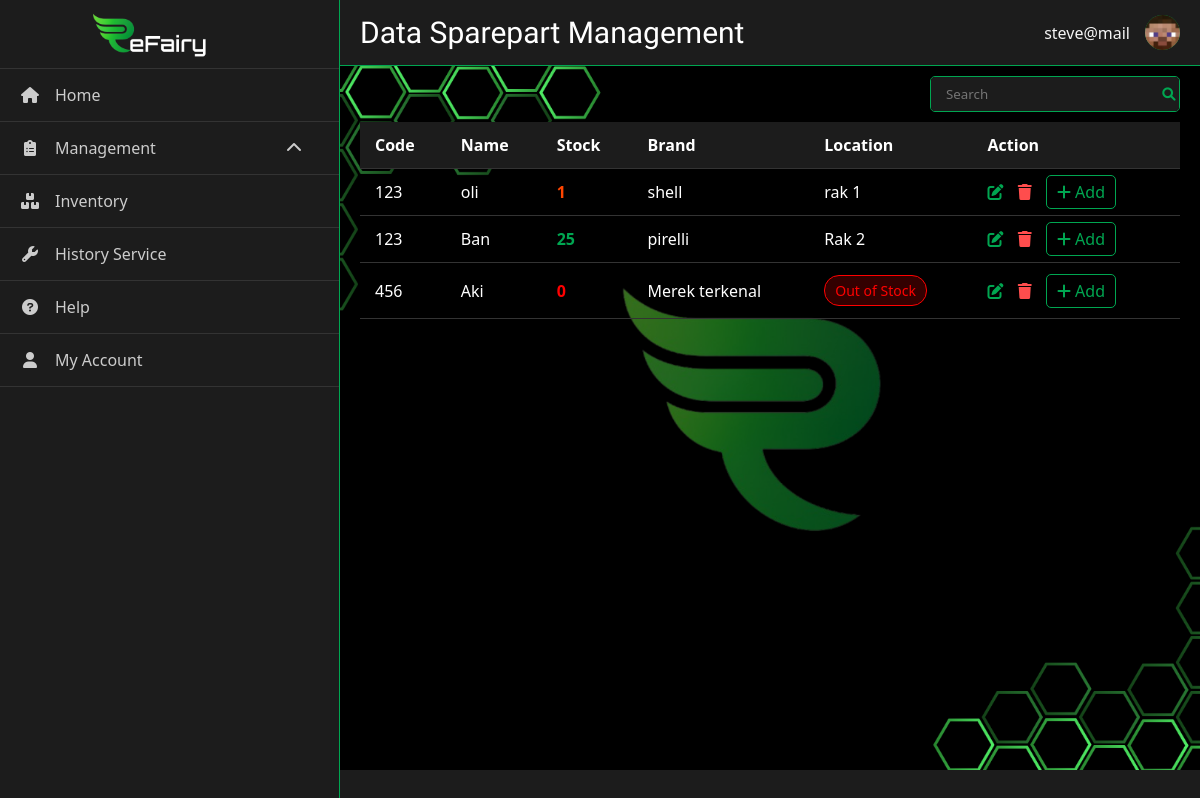
The page /frontend/management/data_sparepart/index.php (signed in) on the database its author committed.
### tables this page shows
CREATE TABLE `profil` (
  `id` int(11) NOT NULL,
  `admin_id` int(11) DEFAULT NULL,
  `username` varchar(255) DEFAULT NULL,
  `email` varchar(255) DEFAULT NULL,
  `employment` varchar(255) DEFAULT NULL,
  `photo` varchar(255) DEFAULT NULL
);

CREATE TABLE `inventory` (
  `id` int(11) NOT NULL,
  `name` varchar(255) NOT NULL,
  `code` varchar(50) DEFAULT NULL,
  `brand` varchar(100) DEFAULT NULL,
  `location` varchar(100) DEFAULT NULL,
  `stock` int(11) DEFAULT 0,
  `image` varchar(255) DEFAULT NULL,
  `created_at` timestamp NOT NULL DEFAULT current_timestamp(),
  `updated_at` timestamp NOT NULL DEFAULT current_timestamp() ON UPDATE current_timestamp()
);

### frontend/management/data_sparepart/index.php (the view, shortened to what this page needs)
<?php
include 'db_connect.php';
$adminId = $_SESSION['admin_id'];
$stmt = mysqli_prepare($conn, "SELECT email, photo FROM profil WHERE admin_id = ?");
mysqli_stmt_bind_param($stmt, "i", $adminId);
mysqli_stmt_execute($stmt);
$result = mysqli_stmt_get_result($stmt);
$profil = mysqli_fetch_assoc($result);
$email = !empty($profil['email']) ? $profil['email'] : 'Email not set';
$fotoProfil = !empty($profil['photo']) ? $profil['photo'] : null;
?>
<!DOCTYPE html>
<html lang="en">
<head>
    <link rel="stylesheet" href="https://cdnjs.cloudflare.com/ajax/libs/font-awesome/6.0.0-beta3/css/all.min.css">
</head>
<body>
    <div class="sidebar">
        <div class="logo-container">
            <img class="logo" src="../../images/logo/Logo-group.png" alt="logo">
        </div>
        <a href="../../app/homepage.php" class="menu-item">
            <i class="fas fa-home"></i>
            Home
        </a>
        <div class="has-submenu">
            <a href="#" class="menu-item">
                <i class="fas fa-clipboard-list"></i>
                Management
                <i class="fas fa-chevron-down submenu-icon rotate-icon"></i>
            </a>
        </div>
        <a href="../../inventory/index.php" class="menu-item">
            <i class="fas fa-boxes"></i>
            Inventory
        </a>
        <a href="../../app/repair.php" class="menu-item">
            <i class="fas fa-wrench"></i>
            History Service
        </a>
        <a href="../../app/help.php" class="menu-item">
            <i class="fas fa-question-circle"></i>
            Help
        </a>
        <a href="../../app/myaccount.php" class="menu-item">
            <i class="fas fa-user"></i>
            My Account
        </a>
    </div>
    <div class="main-content">
        <div class="header">
            <h1>Data Sparepart Management</h1>
                <div class="user-info">
                    <span class="email"><?php echo htmlspecialchars($email); ?></span>
                    <div class="user-icon">
                        <?php if ($fotoProfil): ?>
                            <img src="../../../backend/profile_photos/<?php echo htmlspecialchars($fotoProfil); ?>" alt="Profile Photo" style="width: 35px; height: 35px; border-radius: 50%;">
                        <?php else: ?>
                            <i class="fas fa-user"></i>
                        <?php endif; ?>
                    </div>
                </div>
        </div>
        <div class="content">
            <div class="search-bar">
                <div class="search-container">
                    <input type="text" placeholder="Search" class="search-input">
                    <button class="search-btn">
                        <i class="fas fa-search"></i>
                    </button>
                </div>
            </div>
            <div class="data-table-container">
                <table class="data-table">
                    <thead>
                        <tr>
                            <th>Code</th>
                            <th>Name</th>
                            <th>Stock</th>
                            <th>Brand</th>
                            <th>Location</th>
                            <th>Action</th>
                        </tr>
                    </thead>
                    <tbody>
                        <?php
                        $sql = "SELECT * FROM inventory";
                        $result = $conn->query($sql);
                        if ($result->num_rows > 0):
                            while($row = $result->fetch_assoc()):
                                $stockClass = '';
                                if ($row['stock'] > 20) {
                                    $stockClass = 'stock-normal';
                                } elseif ($row['stock'] > 10) {
                                    $stockClass = 'stock-medium';
                                } elseif ($row['stock'] > 0) {
                                    $stockClass = 'stock-low';
                                } else {
                                    $stockClass = 'stock-out';
                                }
                        ?>
                        <tr>
                            <td><?= $row['code']; ?></td>
                            <td><?= $row['name']; ?></td>
                            <td class="<?= $stockClass; ?>"><?= $row['stock']; ?></td>
                            <td><?= $row['brand']; ?></td>
                            <td>
                                <?php if ($row['stock'] <= 0): ?>
                                    <span class="out-of-stock">Out of Stock</span>
                                <?php else: ?>
                                    <?= $row['location']; ?>
                                <?php endif; ?>
                            </td>
                            <td>
                                <button class="action-btn edit" data-id="<?= $row['id']; ?>">
                                    <i class="fas fa-edit"></i>
                                </button>
                                <button class="action-btn delete" data-id="<?= $row['id']; ?>">
                                    <i class="fas fa-trash"></i>
                                </button>
                                <a href="#" class="action-btn add" data-id="<?= $row['id']; ?>"
                                   data-code="<?= $row['code']; ?>"
                                   data-name="<?= $row['name']; ?>"
                                   data-stock="<?= $row['stock']; ?>"
                                   data-brand="<?= $row['brand']; ?>"
                                   data-location="<?= $row['location']; ?>">
                                    <i class="fas fa-plus"></i> Add
                                </a>
                            </td>
                        </tr>
                        <?php
                            endwhile;
                        else:
                        ?>
                        <tr>
                            <td colspan="6">Data belum tersedia</td>
                        </tr>
                        <?php endif; ?>
                    </tbody>
                </table>
            </div>
        </div>
    </div>
</body>
</html>

### frontend/management/data_sparepart/index.php (style rules this page uses)
* { margin: 0; padding: 0; box-sizing: border-box; font-family: 'Segoe UI', Tahoma, Geneva, Verdana, sans-serif; }
body { background-color: #1c1c1c; color: white; min-height: 100vh; display: flex; }
.sidebar { width: 340px; background-color: #1c1c1c; border-right: 1px solid #00a651; min-height: 100vh; }
.logo-container { border-bottom: 1px solid #333; display: flex; justify-content: center; }
.logo { margin-right: 50px; align-items: center; height: 68px; }
.main-content { flex: 1; display: flex; flex-direction: column; }
.header { display: flex; justify-content: space-between; align-items: center; padding: 15px 20px; background-color: #1c1c1c; border-bottom: 1px solid #00a651; max-height: 12vh; }
.header h1 { font-family: 'Oxanium', sans-serif; color: white; font-size: 30px; font-weight: normal; }
.user-info { display: flex; align-items: center; color: #f5f5f5; }
.user-info .email { margin-right: 15px; }
.user-icon { width: 35px; height: 35px; background-color: #00a651; border-radius: 50%; display: flex; justify-content: center; align-items: center; }
.menu-item { padding: 15px 20px; border-bottom: 1px solid #333; display: flex; align-items: center; color: #ccc; text-decoration: none; transition: all 0.3s; }
.menu-item i { margin-right: 15px; width: 20px; text-align: center; }
.has-submenu { position: relative; }
.submenu-icon { position: absolute; right: 20px; transition: transform 0.3s; }
.rotate-icon { transform: rotate(180deg); }
.content { background-image: url('../../images/backgrounds/background.png'); background-size: cover; background-position: center; background-repeat: no-repeat; height: 88vh; }
.search-bar { display: flex; justify-content: flex-end; align-items: center; padding: 10px 20px; }
.search-container { display: flex; width: 250px; border: 1px solid #00a651; border-radius: 5px; overflow: hidden; }
.search-input { flex: 1; padding: 8px 15px; border: none; background-color: #1c1c1c; color: white; }
.search-btn { width: 40px; background-color: #1c1c1c; border: none; color: #00a651; cursor: pointer; }
.data-table-container { flex: 1; padding: 0 20px 20px 20px; overflow-x: auto; }
.data-table { width: 100%; border-collapse: collapse; }
.data-table th { text-align: left; padding: 12px 15px; background-color: #1c1c1c; color: white; border-bottom: 1px solid #333; }
.data-table td { padding: 12px 15px; border-bottom: 1px solid #333; }
.stock-normal { color: #00a651; font-weight: bold; }
.stock-low { color: #ff4500; font-weight: bold; }
.stock-out { color: #ff0000; font-weight: bold; }
.out-of-stock { background-color: rgba(255, 0, 0, 0.2); color: #ff0000; padding: 5px 10px; border: 1px solid #ff0000; border-radius: 15px; display: inline-block; font-size: 14px; text-align: center; }
.action-btn { background-color: transparent; border: none; color: #00a651; cursor: pointer; margin-right: 10px; font-size: 16px; }
.action-btn.delete { color: #ff4d4d; }
.action-btn.add { color: #00a651; text-decoration: none; padding: 5px 10px; border: 1px solid #00a651; border-radius: 5px; }

### rows shown on the page
profil: email "steve@mail", photo (picture)
inventory: code "123", name "oli", stock "1", brand "shell", location "rak 1"
inventory: code "123", name "Ban", stock "25", brand "pirelli", location "Rak 2"
inventory: code "456", name "Aki", stock "0", brand "Merek terkenal", shows "Out of Stock"
